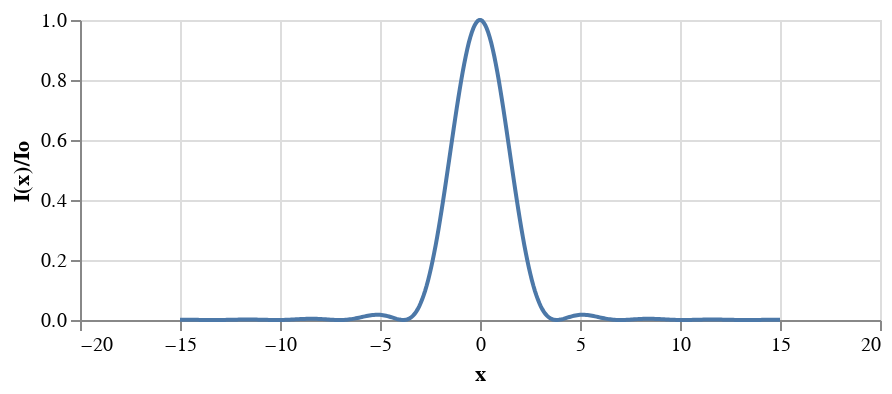

Here is the notebook cell this chart was saved with:
### Code cell
alt.Chart(df_airy,
    height=150
    ).mark_line(
    ).encode(
        x='x:Q',
        y=alt.Y('norm_I:Q',title='I(x)/Io'),
    order='x:Q')

### Figure 1 — Vega-Lite specification as saved in the notebook (floating-point values rounded to 4 significant figures; data arrays with more than 128 entries replaced by an {"elided": "..."} marker saying what was removed)
{"$schema": "https://vega.github.io/schema/vega-lite/v2.4.3.json", "config": {"view": {"height": 300, "width": 400}}, "data": {"values": {"elided": "400 records"}}, "encoding": {"order": {"field": "x", "type": "quantitative"}, "x": {"field": "x", "type": "quantitative"}, "y": {"field": "norm_I", "title": "I(x)/Io", "type": "quantitative"}}, "height": 150, "mark": "line"}
